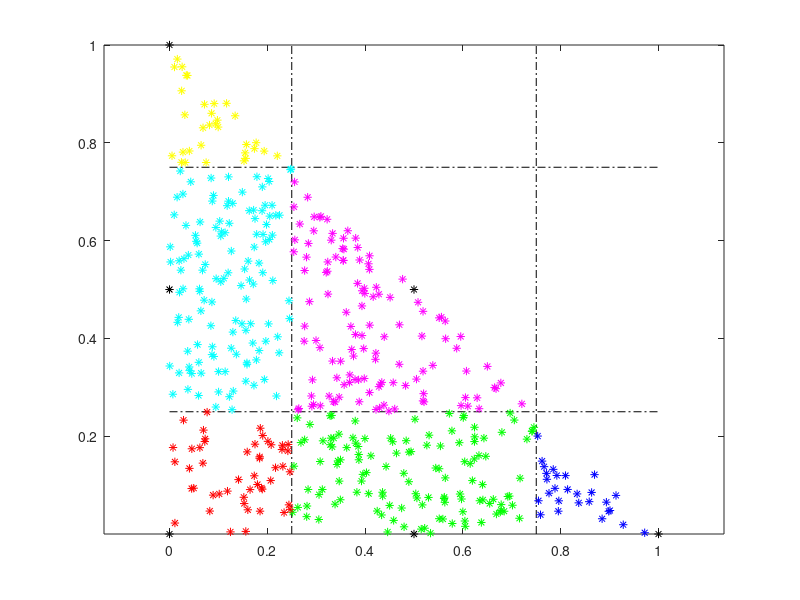

Write the MATLAB code that produced this figure.
function [] = trash2();

close all


X = [0,0;
    0.5, 0;
    1, 0;
    0, 0.5;
    0.5, 0.5;
    0,1];


plot(X(:,1), X(:,2), 'k*')
axis equal
hold on

plot([0, 1], [0.25, 0.25], 'k-.')
plot(  [0, 1], [0.75, 0.75], 'k-.')
plot( [0.25, 0.25], [0, 1], 'k-.')
plot( [0.75, 0.75], [0, 1], 'k-.')
for i = 1:1000
    x = rand(); y = rand();
    [number, color] = GetNumber(X, x,y);
    if ( number > 0)
        plot(x, y, [color, '*']);
    end
end



function [number, color] = GetNumber(X, x, y)
number = -1;
color = '';
if ( y > 1-x)
    return;
end

norma = zeros(6,1);
d = X-ones(6,1)*[x,y];
for i = 1:6
    norma(i) = norm(d(i,:));
end
number = find(norma == min(norma));

if ( number == 1)
    color = 'r';
elseif (number == 2)
    color  = 'g';
elseif (number == 3)
    color  = 'b';
elseif (number == 4)
    color  = 'c';
elseif (number == 5)
    color  = 'm';
elseif (number == 6)
    color  = 'y';
end


